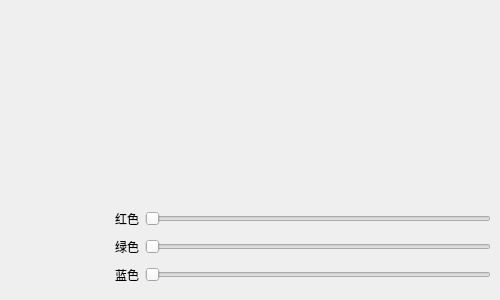
<?xml version="1.0" encoding="UTF-8"?>
<ui version="4.0">
 <class>frmColorStyle</class>
 <widget class="QWidget" name="frmColorStyle">
  <property name="geometry">
   <rect>
    <x>0</x>
    <y>0</y>
    <width>500</width>
    <height>300</height>
   </rect>
  </property>
  <property name="windowTitle">
   <string>Form</string>
  </property>
  <layout class="QVBoxLayout" name="verticalLayout">
   <property name="leftMargin">
    <number>0</number>
   </property>
   <property name="topMargin">
    <number>0</number>
   </property>
   <property name="rightMargin">
    <number>0</number>
   </property>
   <property name="bottomMargin">
    <number>0</number>
   </property>
   <item>
    <widget class="QWidget" name="widgetBottom" native="true">
     <layout class="QVBoxLayout" name="verticalLayout_2">
      <property name="spacing">
       <number>0</number>
      </property>
      <property name="leftMargin">
       <number>0</number>
      </property>
      <property name="topMargin">
       <number>0</number>
      </property>
      <property name="rightMargin">
       <number>0</number>
      </property>
      <property name="bottomMargin">
       <number>0</number>
      </property>
      <item>
       <widget class="QWidget" name="widgetStyle" native="true">
        <layout class="QGridLayout" name="gridLayout">
         <property name="leftMargin">
          <number>9</number>
         </property>
         <property name="topMargin">
          <number>9</number>
         </property>
         <property name="rightMargin">
          <number>9</number>
         </property>
         <property name="bottomMargin">
          <number>9</number>
         </property>
         <property name="spacing">
          <number>0</number>
         </property>
         <item row="0" column="0">
          <widget class="ColorStyle" name="colorStyle1" native="true"/>
         </item>
         <item row="0" column="1">
          <widget class="ColorStyle" name="colorStyle2" native="true"/>
         </item>
         <item row="0" column="2">
          <widget class="ColorStyle" name="colorStyle3" native="true"/>
         </item>
         <item row="0" column="3">
          <widget class="ColorStyle" name="colorStyle4" native="true"/>
         </item>
         <item row="0" column="4">
          <widget class="ColorStyle" name="colorStyle5" native="true"/>
         </item>
         <item row="1" column="0">
          <widget class="ColorStyle" name="colorStyle6" native="true"/>
         </item>
         <item row="1" column="1">
          <widget class="ColorStyle" name="colorStyle7" native="true"/>
         </item>
         <item row="1" column="2">
          <widget class="ColorStyle" name="colorStyle8" native="true"/>
         </item>
         <item row="1" column="3">
          <widget class="ColorStyle" name="colorStyle9" native="true"/>
         </item>
         <item row="1" column="4">
          <widget class="ColorStyle" name="colorStyle10" native="true"/>
         </item>
         <item row="2" column="0">
          <widget class="ColorStyle" name="colorStyle11" native="true"/>
         </item>
         <item row="2" column="1">
          <widget class="ColorStyle" name="colorStyle12" native="true"/>
         </item>
         <item row="2" column="2">
          <widget class="ColorStyle" name="colorStyle13" native="true"/>
         </item>
         <item row="2" column="3">
          <widget class="ColorStyle" name="colorStyle14" native="true"/>
         </item>
         <item row="2" column="4">
          <widget class="ColorStyle" name="colorStyle15" native="true"/>
         </item>
        </layout>
       </widget>
      </item>
      <item>
       <widget class="QWidget" name="widget" native="true">
        <property name="sizePolicy">
         <sizepolicy hsizetype="Preferred" vsizetype="Fixed">
          <horstretch>0</horstretch>
          <verstretch>0</verstretch>
         </sizepolicy>
        </property>
        <layout class="QHBoxLayout" name="horizontalLayout">
         <item>
          <widget class="ColorStyle" name="colorStyle0" native="true">
           <property name="enabled">
            <bool>false</bool>
           </property>
           <property name="sizePolicy">
            <sizepolicy hsizetype="Preferred" vsizetype="Expanding">
             <horstretch>0</horstretch>
             <verstretch>0</verstretch>
            </sizepolicy>
           </property>
           <property name="minimumSize">
            <size>
             <width>100</width>
             <height>85</height>
            </size>
           </property>
           <property name="maximumSize">
            <size>
             <width>100</width>
             <height>85</height>
            </size>
           </property>
           <layout class="QVBoxLayout" name="verticalLayout_3">
            <item>
             <widget class="QLabel" name="labValue">
              <property name="styleSheet">
               <string notr="true">font: 75 12pt &quot;微软雅黑&quot;;
color: rgb(255, 255, 255);</string>
              </property>
              <property name="text">
               <string/>
              </property>
              <property name="alignment">
               <set>Qt::AlignCenter</set>
              </property>
             </widget>
            </item>
           </layout>
          </widget>
         </item>
         <item>
          <layout class="QGridLayout" name="gridLayout_3">
           <property name="spacing">
            <number>6</number>
           </property>
           <item row="0" column="0">
            <widget class="QLabel" name="labRed">
             <property name="text">
              <string>红色</string>
             </property>
            </widget>
           </item>
           <item row="0" column="1">
            <widget class="QSlider" name="sliderRed">
             <property name="maximum">
              <number>255</number>
             </property>
             <property name="orientation">
              <enum>Qt::Horizontal</enum>
             </property>
            </widget>
           </item>
           <item row="1" column="0">
            <widget class="QLabel" name="labGreen">
             <property name="text">
              <string>绿色</string>
             </property>
            </widget>
           </item>
           <item row="1" column="1">
            <widget class="QSlider" name="sliderGreen">
             <property name="maximum">
              <number>255</number>
             </property>
             <property name="orientation">
              <enum>Qt::Horizontal</enum>
             </property>
            </widget>
           </item>
           <item row="2" column="0">
            <widget class="QLabel" name="labBlue">
             <property name="text">
              <string>蓝色</string>
             </property>
            </widget>
           </item>
           <item row="2" column="1">
            <widget class="QSlider" name="sliderBlue">
             <property name="maximum">
              <number>255</number>
             </property>
             <property name="orientation">
              <enum>Qt::Horizontal</enum>
             </property>
            </widget>
           </item>
          </layout>
         </item>
        </layout>
       </widget>
      </item>
     </layout>
    </widget>
   </item>
  </layout>
 </widget>
 <customwidgets>
  <customwidget>
   <class>ColorStyle</class>
   <extends>QWidget</extends>
   <header>colorstyle.h</header>
   <container>1</container>
  </customwidget>
 </customwidgets>
 <resources/>
 <connections/>
</ui>
